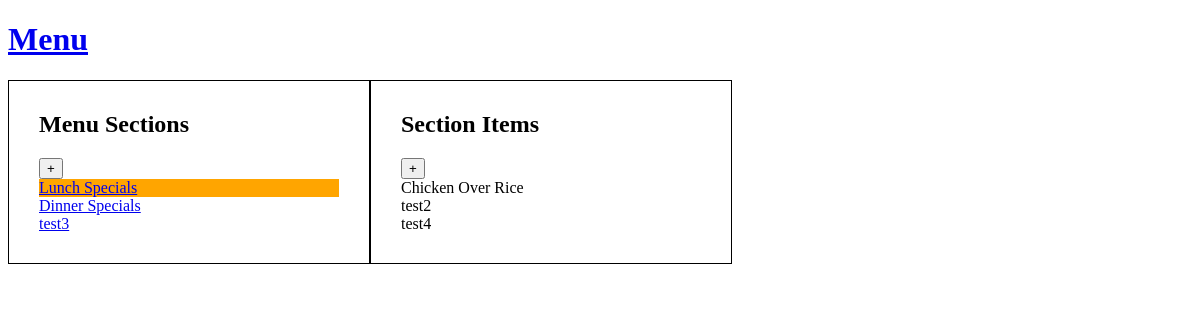
Screenshot of /index.php?section_id=1 with the database file from the repository.
### tables this page shows
CREATE TABLE `sections` (
    `id` INTEGER NOT NULL PRIMARY KEY AUTOINCREMENT UNIQUE,
    `name` TEXT NOT NULL UNIQUE
);

CREATE TABLE `items` (
    `id` INTEGER NOT NULL PRIMARY KEY AUTOINCREMENT UNIQUE,
    `name` TEXT NOT NULL UNIQUE
);

### includes/init.php (called while the page is built, shortened)
<?php
function exec_sql_query($db, $sql, $params = array())
{
  $query = $db->prepare($sql);
  if ($query and $query->execute($params)) {
    return $query;
  }
  return null;
}
?>

### index.php (the view, shortened to what this page needs)
<?php
include('includes/init.php');
?>
<!DOCTYPE html>
<html lang="en">
    <link rel='stylesheet' type='text/css' href='../styles/all.css' media='all'/>
<body>
<div class='body'>
    <h1><a href='index.php'>Menu</a></h1>
    <div id='menu'>
        <div class='section_box box'>
            <h2>Menu Sections</h2>
            <button class='section_button1'>+</button>
            <?php
                $sql = 'SELECT id, name FROM sections';
                $params = array();
                $records = exec_sql_query($db, $sql, $params)->fetchAll();
                foreach($records as $section) {
                    $path = 'index.php?' . http_build_query( array('section_id' => $section['id']) );
                    if ( isset($_GET['section_id']) && $section['id']==$_GET['section_id'] ) {
                        echo '<div class="section selected"><a href="' . $path . '">' . $section['name'] . '</a></div>';
                    } else {
                        echo '<div class="section"><a href="' . $path . '">' . $section['name'] . '</a></div>';
                    }
                }
            ?>
        </div>
        <div class='items_box box'>
            <h2>Section Items</h2>
            <?php
                if (isset($_GET['section_id'])) {
                    echo '<button class="section_button2">+</button>';
            ?>
            <?php } ?>
            <?php
            if (isset($_GET['section_id'])) {
                $sql = 'SELECT items.name FROM items LEFT OUTER JOIN section_items ON items.id = section_items.item_id WHERE section_items.section_id=:section;';
                $params = array( ':section' => $_GET['section_id'] );
                $result = exec_sql_query($db, $sql, $params)->fetchAll();
                foreach($result as $item) {
                    echo '<div class="item">' . $item['name'] . '</div>';
                }
            }
            ?>
        </div>
    </div>
</div>
</body>
</html>

### styles/all.css (style rules this page uses)
.selected { background-color: orange; }
#menu { display: flex; flex-direction: row; }
.box { border: solid black 1px; padding: 30px; width: 300px; }
.box h2 { margin-top: 0px; }

### rows the page displays
sections: name "Lunch Specials"
sections: name "Dinner Specials"
sections: name "test3"
items: name "Chicken Over Rice"
items: name "test2"
items: name "test4"
